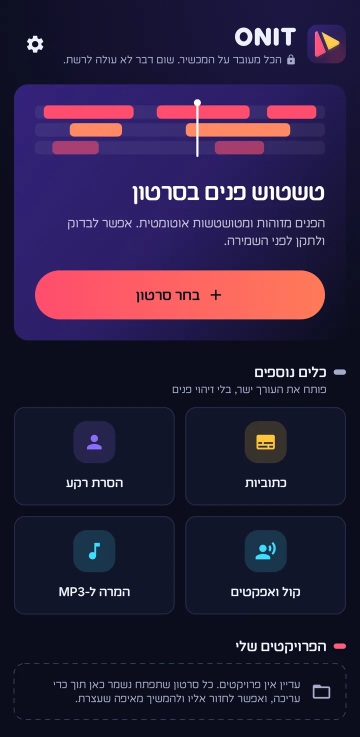
#> input picture beta/home/media/app-home.webp, 720 x 1473 px (shown at 1/2 size)
$ python -i make_beta_icon.py   (imports and definitions only)
#> lines starting #> are read from the running program, lines starting #| are printed output that depends on the picture; after the words box and inside, x2 and y2 are one past the last pixel; in counts of white or black regions, pixels touching at a corner belong together
"""Makes the beta build's launcher foregrounds ("ONIT Beta"): the app's icon foreground as is, with
a small dark "BETA" pill on its lower right (ink, a thin light outline, white semibold text), like
the beta apps on the Play Store. The pill stays inside the adaptive icon's safe zone (the middle 66
of 108 units), which every launcher shows.

Run after changing the icon: python3 scripts/make_beta_icon.py (needs Pillow). Reads
app/src/main/res/drawable[-night]-*dpi/ic_launcher_foreground.png and writes
ic_launcher_foreground_beta.png next to each. The font is the app's own Heebo (assets/fonts). Tested with Pillow 12.3:
other versions may give slightly different bytes.
"""
import math
import pathlib
from PIL import Image, ImageDraw, ImageFilter, ImageFont

ROOT = pathlib.Path(__file__).resolve().parent.parent
RES = ROOT / "app/src/main/res"
FONT = ROOT / "app/src/main/assets/fonts/heebo.ttf"

INK, WHITE = (0x0B, 0x0D, 0x1C), (0xFF, 0xFF, 0xFF)

# In icon units (the canvas is 108). The pill: its centre, size and outline.
PILL_CX, PILL_CY, PILL_W, PILL_H, OUTLINE = 68.5, 71.0, 22.0, 9.0, 1.0
CAP_H, TRACKING, WEIGHT = 4.4, 0.55, 600
SS = 4  # supersampling for smooth edges

# Every corner of the pill, outline included, must be inside the safe circle.
_r = PILL_H / 2 + OUTLINE
# [4 lines not run here, left out]


def font(px):
    f = ImageFont.truetype(str(FONT), px)
    f.set_variation_by_axes([WEIGHT])
    return f


def pill(size):
    """The pill, its text and a soft shadow, as an RGBA layer of [size] px."""
#> called with size = 720
    u = size * SS / 108
    big = Image.new("RGBA", (size * SS, size * SS), (0, 0, 0, 0))
#> big: PIL image 2880x2880 RGBA; every value is 0
    x0, y0 = (PILL_CX - PILL_W / 2) * u, (PILL_CY - PILL_H / 2) * u
    x1, y1 = (PILL_CX + PILL_W / 2) * u, (PILL_CY + PILL_H / 2) * u
    o = OUTLINE * u
    # A soft shadow under it.
    shadow = Image.new("L", big.size, 0)
#> shadow: PIL image 2880x2880 L; every value is 0
    ImageDraw.Draw(shadow).rounded_rectangle((x0 - o, y0 - o + 0.6 * u, x1 + o, y1 + o + 0.6 * u), PILL_H / 2 * u + o, fill=90)
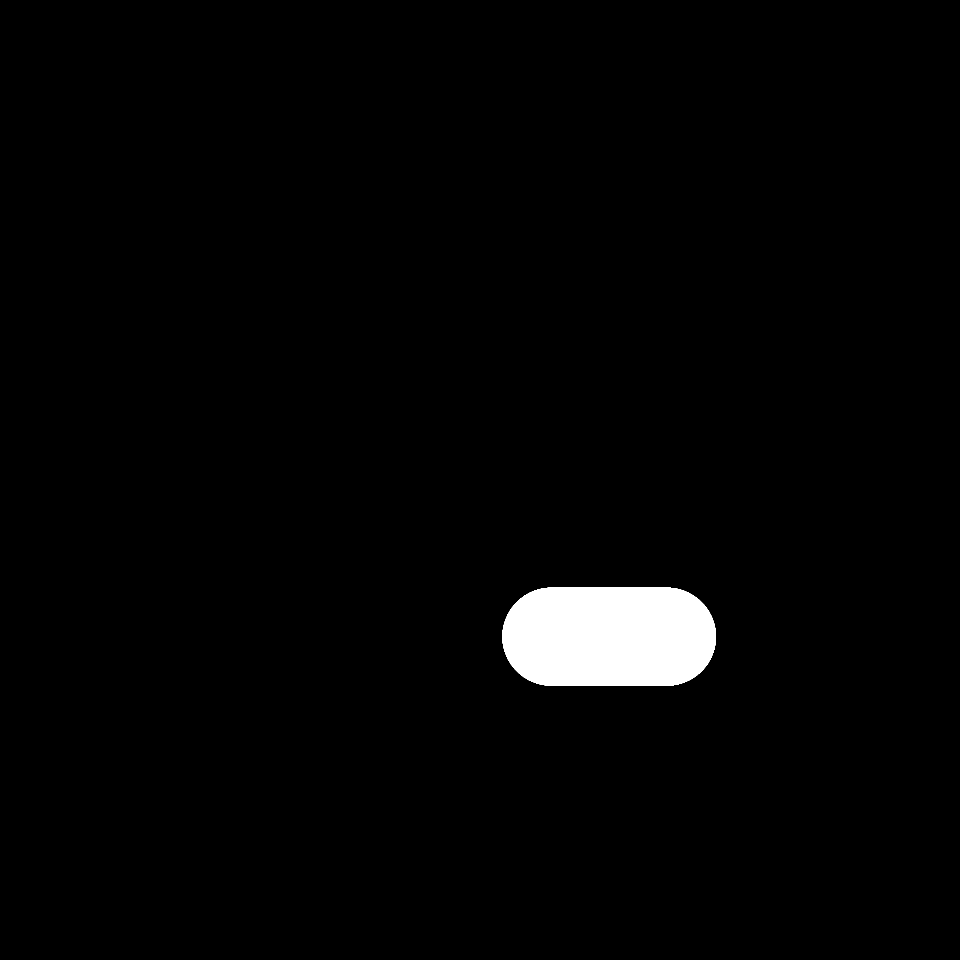
#> shadow: PIL image 2880x2880 L (shown at 1/3 size); values 0 (black) and 90 (white), 2% white; 1 white region, box (x1, y1, x2, y2) and area: (1507, 1763, 2148, 2057) 169858
    shadow = shadow.filter(ImageFilter.GaussianBlur(1.0 * u))
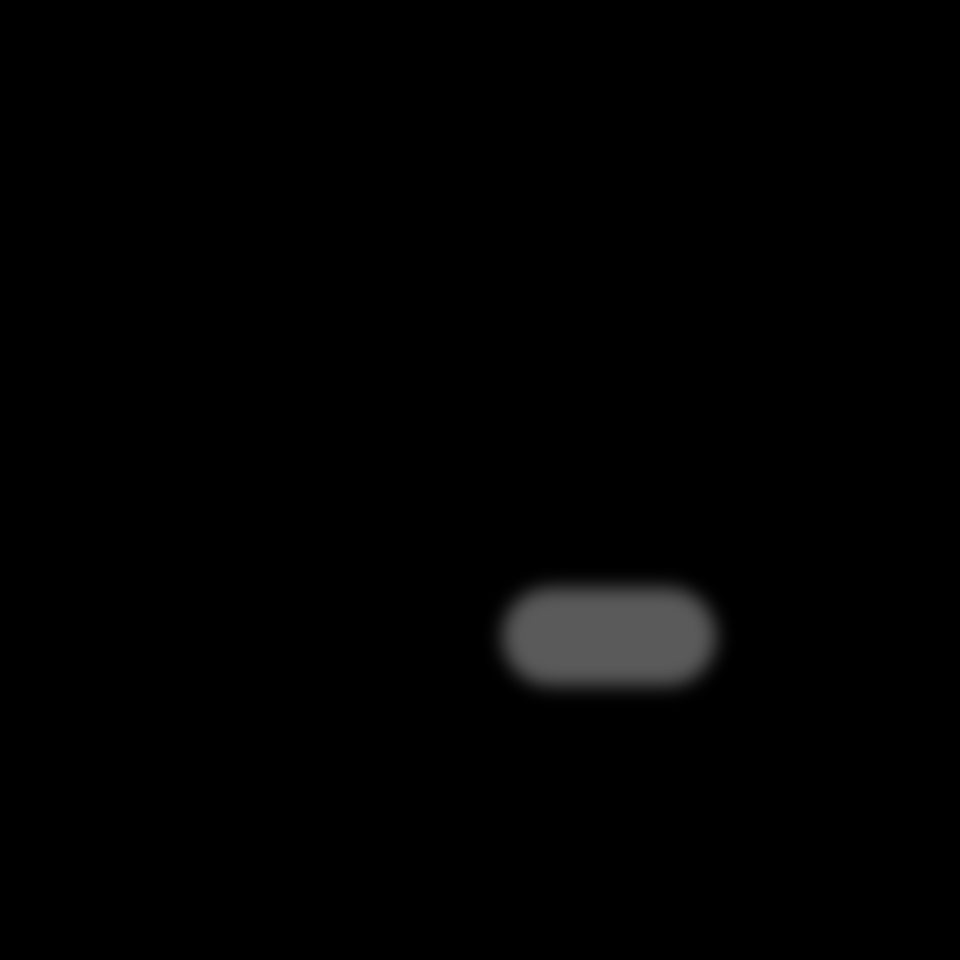
#> shadow: PIL image 2880x2880 L (shown at 1/3 size); min 0, max 90, mean 1.8
    big.paste(Image.new("RGBA", big.size, INK + (255,)), (0, 0), shadow)
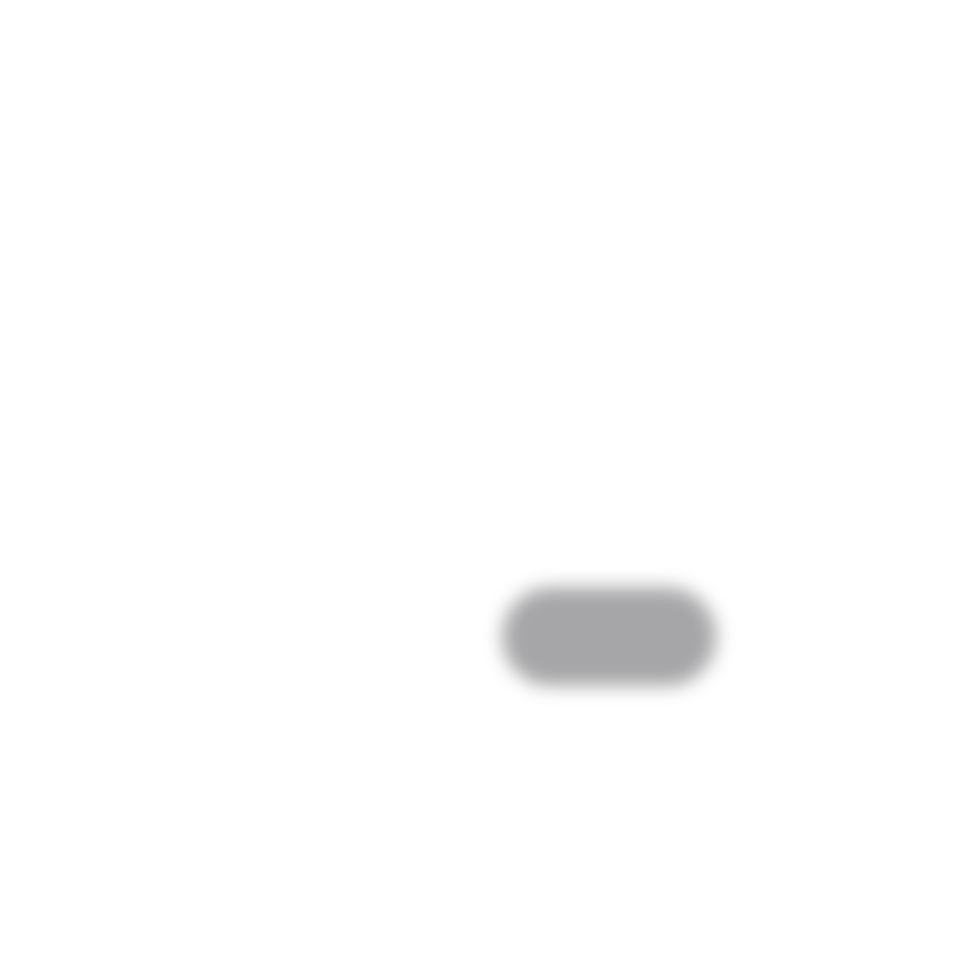
#> big: PIL image 2880x2880 RGBA (shown at 1/3 size); mean R, G, B, A 0.1, 0.1, 0.2, 1.8; transparent parts drawn white
    d = ImageDraw.Draw(big)
    # The light outline, then the ink pill inside it.
    d.rounded_rectangle((x0 - o, y0 - o, x1 + o, y1 + o), PILL_H / 2 * u + o, fill=WHITE + (235,))
    d.rounded_rectangle((x0, y0, x1, y1), PILL_H / 2 * u, fill=INK + (255,))
    # "BETA", semibold caps, centred on the cap height.
    cap = font(100).getbbox("E")
    f = font(round(100 * CAP_H * u / (cap[3] - cap[1])))
    text = "BETA"
    widths = [f.getlength(c) for c in text]
    total = sum(widths) + TRACKING * u * (len(text) - 1)
    x, y = (x0 + x1 - total) / 2, (y0 + y1) / 2 - CAP_H * u / 2 - f.getbbox("E")[1]
    for c, w in zip(text, widths):
        d.text((x, y), c, font=f, fill=WHITE + (255,))
        x += w + TRACKING * u
    return big.resize((size, size), Image.LANCZOS)


def beta(src):
    out = Image.open(src).convert("RGBA")
    out.alpha_composite(pill(out.size[0]))
    return out


# [5 lines not run here, left out]

#> (the run stopped early here; a loop or call above may not have finished)
